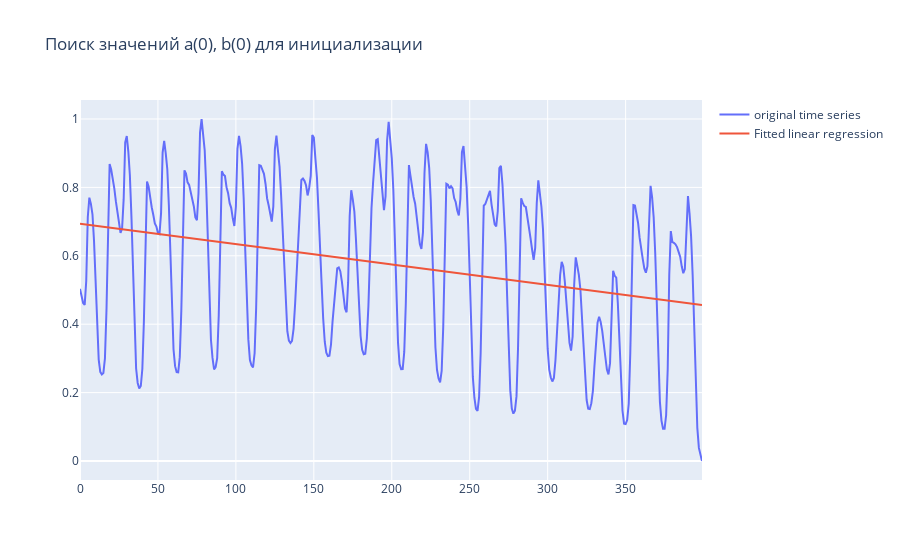

Notebook cell for this chart:
### Code cell
fig = go.Figure()
fig.add_trace(
    go.Scatter(
        x=df.x,
        y=df.y, name="original time series")
)
fig.add_trace(
    go.Scatter(
        x=df.x,
        y=lin_reg.predict(df[["x"]])[:, 0], name="Fitted linear regression")
)
fig.update_layout(title="Поиск значений a(0), b(0) для инициализации")

### Figure 1 — Plotly figure (JSON) as saved in the notebook; plotly's stock layout.template omitted (floating-point values rounded to 4 significant figures; data arrays with more than 128 entries replaced by an {"elided": "..."} marker saying what was removed)
{"data": [{"name": "original time series", "type": "scatter", "x": {"elided": "400 int values"}, "y": {"elided": "400 float values"}}, {"name": "Fitted linear regression", "type": "scatter", "x": {"elided": "400 int values"}, "y": {"elided": "400 float values"}}], "layout": {"title": {"text": "Поиск значений a(0), b(0) для инициализации"}}}
